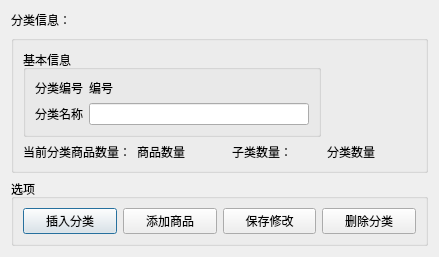
<?xml version="1.0" encoding="UTF-8"?>
<ui version="4.0">
 <class>sr_sortshow</class>
 <widget class="QDialog" name="sr_sortshow">
  <property name="geometry">
   <rect>
    <x>0</x>
    <y>0</y>
    <width>439</width>
    <height>253</height>
   </rect>
  </property>
  <property name="windowTitle">
   <string>Dialog</string>
  </property>
  <layout class="QVBoxLayout" name="verticalLayout">
   <item>
    <widget class="QLabel" name="label">
     <property name="text">
      <string>分类信息：</string>
     </property>
    </widget>
   </item>
   <item>
    <widget class="QGroupBox" name="groupBox_2">
     <property name="title">
      <string/>
     </property>
     <layout class="QGridLayout" name="gridLayout_2">
      <item row="0" column="0" colspan="3">
       <widget class="QGroupBox" name="groupBox">
        <property name="title">
         <string>基本信息</string>
        </property>
        <layout class="QGridLayout" name="gridLayout">
         <item row="0" column="0">
          <widget class="QLabel" name="label_5">
           <property name="text">
            <string>分类编号</string>
           </property>
          </widget>
         </item>
         <item row="0" column="1">
          <widget class="QLabel" name="code">
           <property name="text">
            <string>编号</string>
           </property>
          </widget>
         </item>
         <item row="1" column="0">
          <widget class="QLabel" name="label_2">
           <property name="text">
            <string>分类名称</string>
           </property>
          </widget>
         </item>
         <item row="1" column="1">
          <widget class="QLineEdit" name="name"/>
         </item>
        </layout>
       </widget>
      </item>
      <item row="1" column="0">
       <widget class="QLabel" name="label_3">
        <property name="text">
         <string>当前分类商品数量：</string>
        </property>
       </widget>
      </item>
      <item row="1" column="1">
       <widget class="QLabel" name="goodsNum">
        <property name="text">
         <string>商品数量</string>
        </property>
       </widget>
      </item>
      <item row="1" column="2">
       <widget class="QLabel" name="label_4">
        <property name="text">
         <string>子类数量：</string>
        </property>
       </widget>
      </item>
      <item row="1" column="3">
       <widget class="QLabel" name="sortNum">
        <property name="text">
         <string>分类数量</string>
        </property>
       </widget>
      </item>
     </layout>
    </widget>
   </item>
   <item>
    <spacer name="verticalSpacer">
     <property name="orientation">
      <enum>Qt::Vertical</enum>
     </property>
     <property name="sizeHint" stdset="0">
      <size>
       <width>20</width>
       <height>40</height>
      </size>
     </property>
    </spacer>
   </item>
   <item>
    <widget class="QGroupBox" name="groupBox_3">
     <property name="title">
      <string>选项</string>
     </property>
     <layout class="QHBoxLayout" name="horizontalLayout">
      <item>
       <widget class="QPushButton" name="addNewSort">
        <property name="text">
         <string>插入分类</string>
        </property>
       </widget>
      </item>
      <item>
       <widget class="QPushButton" name="addNewGoods">
        <property name="text">
         <string>添加商品</string>
        </property>
       </widget>
      </item>
      <item>
       <widget class="QPushButton" name="save">
        <property name="text">
         <string>保存修改</string>
        </property>
       </widget>
      </item>
      <item>
       <widget class="QPushButton" name="removeSort">
        <property name="text">
         <string>删除分类</string>
        </property>
       </widget>
      </item>
     </layout>
    </widget>
   </item>
  </layout>
 </widget>
 <resources/>
 <connections/>
</ui>
